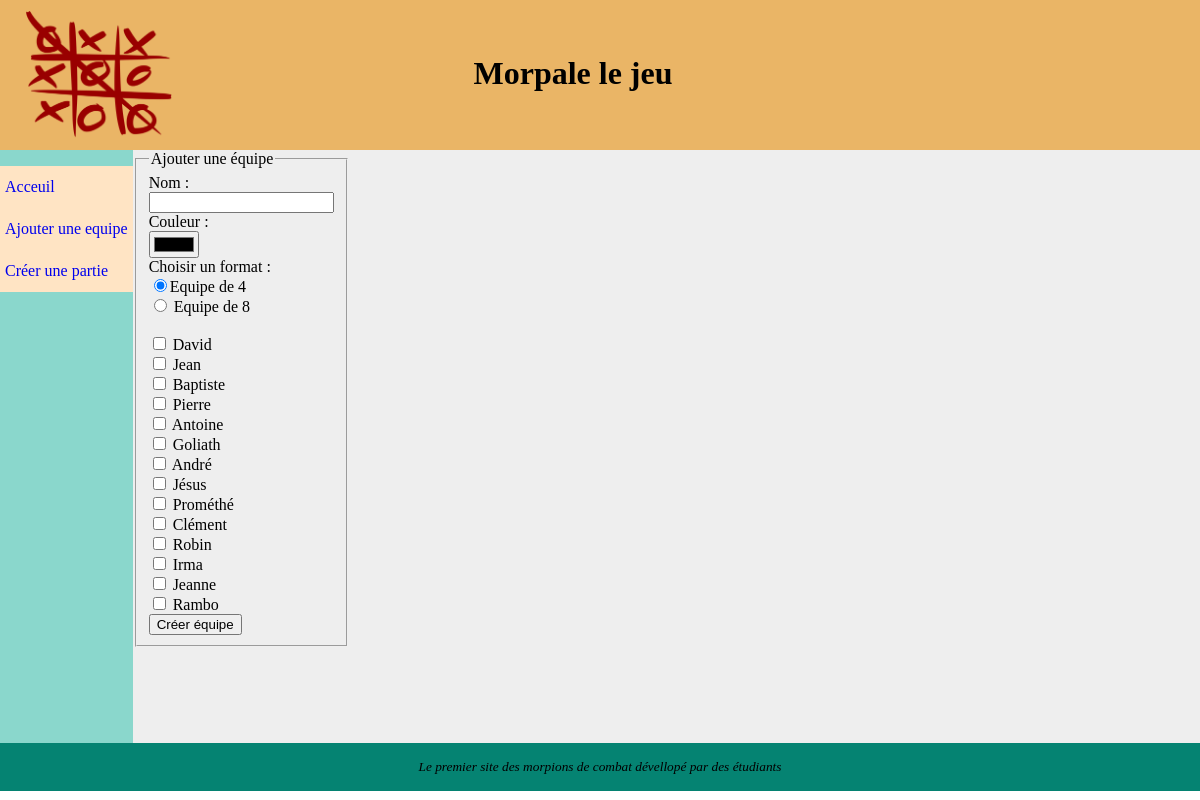
Screenshot of /index.php?page=addteam.php with the database file from the repository.
### tables this page shows
CREATE TABLE `morpion` (
  `mrp_def_id` int(11) NOT NULL,
  `mrp__def_nom` varchar(25) DEFAULT NULL,
  `mrp_def_icone` varchar(25) DEFAULT NULL,
  `mrp_def_hp` int(11) DEFAULT NULL,
  `mrp__def_degat` int(11) DEFAULT NULL,
  `mrp_def_mana` int(11) DEFAULT NULL,
  `mrp_def_class` varchar(25) DEFAULT NULL
);

### fonctions.php (called while the page is built, shortened)
<?php
	$connexion = connectBD();
	function connectBD() {
			$connexion = mysqli_connect("localhost", "root", "", "morpion");
			mysqli_query($connexion, 'SET NAMES UTF8');
			return $connexion;
	}
    function listmorp() {
			global $connexion;
			$sql = "SELECT * FROM morpion";
			$res=mysqli_query($connexion,$sql) or die ('Erreur SQL !'.$sql.'<br />'.mysqli_error($connexion));
			while($arr = mysqli_fetch_assoc($res) ){
					$retour[] = $arr;
			}
			return $retour;
        }
?>

### php/addteam.php (the view, shortened to what this page needs)
<form method="post" action="php/resultfile.php" enctype="multipart/form-data" name="form" id="form">
                   <fieldset>
                       <legend>Ajouter une équipe</legend>
                       <label>Nom :</br>
                           <input type="text" id="name" name="name" value="" />
                       </label>
                       <label>Couleur :</br>
                           <input type="color" value="#FFF" name="teamcolor">
                       </label>
					<label> Choisir un format :</br>
						<input type="radio" name="teamform" value="4" checked>Equipe de 4<br>
						<input type="radio" name="teamform" value="8"> Equipe de 8<br>
					</label>
					               <?php
                                                       $listeMorp = listmorp();
                                                       foreach ($listeMorp as $keyList => $valueList) {
                                                               echo "<div>
                                                                           <input type='checkbox' name=".$valueList["mrp_def_id"]." value=".$valueList["mrp_def_id"].">
                                                                           <label for=".$valueList["mrp_def_id"].">".$valueList["mrp__def_nom"]."</label>
                                                                         </div>";
                                                       }
                                               ?>
						<input type="submit" value="Créer équipe" />
                   </fieldset>
</form>

### index.php (shortened to what this page needs)
<?php
	include('fonctions.php');
?>
<!DOCTYPE html>
<html>
<head>
	<link href="css/styles.css" rel="stylesheet" media="all" type="text/css">
</head>
<body>
	<?php include('static/header.php'); ?>
	<div id="centre">
		<?php include('static/menu.php'); ?>
		<main>
		<?php
			$nomPage = 'static/accueil.php';
			if(isset($_GET['page'])) {
				if(file_exists(addslashes('php/'.$_GET['page'])))
					$nomPage = addslashes('php/'.$_GET['page']);
			}
			include($nomPage);
		?>
		</main>
	</div>
	<?php include('static/footer.php'); ?>
</body>
</html>

### static/header.php
<header>
    <div  id='site_logo'>
        <a href="index.php">
        	<img src="img/morpion.png"/>
        </a>
    </div>
    <div id='site_titre'>
    <h1>Morpale le jeu</h1>
    </div>
</header>

### static/menu.php
<nav id="menu">
	<ul>
		<li><div>
			<a href="index.php">Acceuil</a>
			</div>
		</li>
		<li>
		<div>
			<a href="index.php?page=addteam.php">Ajouter une equipe</a>
			</div>
		</li>
		<li>
		<div>
			<a href="index.php?page=creategame.php">Créer une partie</a>
			</div>
		</li>
	</ul>
</nav>

### static/footer.php
<footer>
    <em style="font-size: smaller;">Le premier site des morpions de combat dévellopé par des étudiants</em>
</footer>

### css/styles.css (style rules this page uses)
body { margin: 0; }
header, #menu, main, footer { padding: 1em 0; }
header { background-color: #eab566; height: 130px; text-align: center; padding: 10px; display: flex; }
header div { height: 100%; display: inline-block; }
#site_logo { width: 15%; }
#site_titre { width: 80%; margin-left: -86px; margin-top: 24px; }
header img { max-width: 100%; max-height: 100%; }
a { text-decoration:none; }
#menu ul { list-style: none; margin:0; padding: 0; width: max-content }
#menu div { background-color: bisque; padding: 5px; }
#centre { display: flex; background-color: #EEEEEE; }
#menu { width: auto; background-color: #8AD7CC; line-height: 2em; height: auto; }
main { width: auto; background-color: #EEEEEE; padding-bottom: 6em; padding-top: 0; }
footer { background-color: #058372; display: flex; align-items: center; justify-content: space-around; clear: both; }

### rows the page displays
morpion: mrp__def_nom "David"
morpion: mrp__def_nom "Jean"
morpion: mrp__def_nom "Baptiste"
morpion: mrp__def_nom "Pierre"
morpion: mrp__def_nom "Antoine"
morpion: mrp__def_nom "Goliath"
morpion: mrp__def_nom "André"
morpion: mrp__def_nom "Jésus"
morpion: mrp__def_nom "Prométhé"
morpion: mrp__def_nom "Clément"
morpion: mrp__def_nom "Robin"
morpion: mrp__def_nom "Irma"
morpion: mrp__def_nom "Jeanne"
morpion: mrp__def_nom "Rambo"
